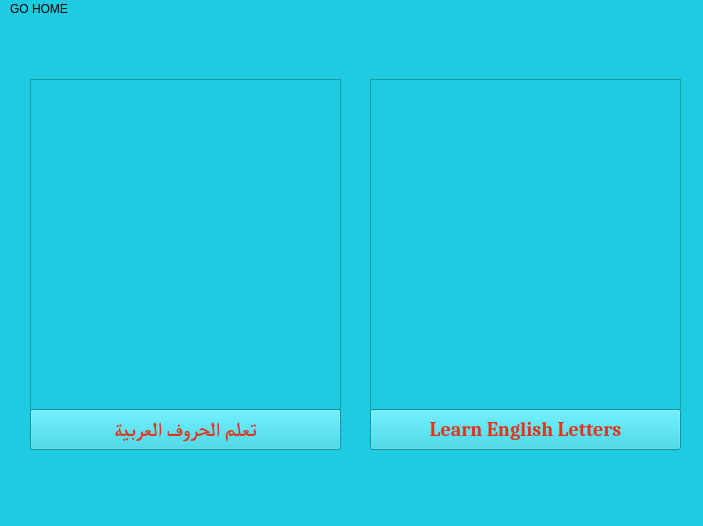
<?xml version="1.0" encoding="UTF-8"?>
<ui version="4.0">
 <class>MainWindow</class>
 <widget class="QMainWindow" name="MainWindow">
  <property name="geometry">
   <rect>
    <x>0</x>
    <y>0</y>
    <width>703</width>
    <height>526</height>
   </rect>
  </property>
  <property name="maximumSize">
   <size>
    <width>703</width>
    <height>526</height>
   </size>
  </property>
  <property name="windowTitle">
   <string>MainWindow</string>
  </property>
  <property name="styleSheet">
   <string notr="true">background-color: #1ecbe1 </string>
  </property>
  <widget class="QWidget" name="centralwidget">
   <widget class="QLabel" name="label_2">
    <property name="geometry">
     <rect>
      <x>30</x>
      <y>60</y>
      <width>311</width>
      <height>331</height>
     </rect>
    </property>
    <property name="autoFillBackground">
     <bool>false</bool>
    </property>
    <property name="frameShape">
     <enum>QFrame::StyledPanel</enum>
    </property>
    <property name="frameShadow">
     <enum>QFrame::Plain</enum>
    </property>
    <property name="lineWidth">
     <number>2</number>
    </property>
    <property name="text">
     <string/>
    </property>
    <property name="textFormat">
     <enum>Qt::PlainText</enum>
    </property>
    <property name="pixmap">
     <pixmap>16841218225_942f1a4a72.jpg</pixmap>
    </property>
    <property name="scaledContents">
     <bool>true</bool>
    </property>
    <property name="alignment">
     <set>Qt::AlignCenter</set>
    </property>
    <property name="wordWrap">
     <bool>true</bool>
    </property>
    <property name="openExternalLinks">
     <bool>false</bool>
    </property>
   </widget>
   <widget class="QPushButton" name="Tom_2">
    <property name="geometry">
     <rect>
      <x>30</x>
      <y>390</y>
      <width>311</width>
      <height>41</height>
     </rect>
    </property>
    <property name="font">
     <font>
      <family>Cambria</family>
      <pointsize>15</pointsize>
      <weight>75</weight>
      <bold>true</bold>
     </font>
    </property>
    <property name="styleSheet">
     <string notr="true">background-color: #1ECBE1;
color: #E1341E</string>
    </property>
    <property name="text">
     <string>تعلم الحروف العربية</string>
    </property>
   </widget>
   <widget class="QLabel" name="label_3">
    <property name="geometry">
     <rect>
      <x>370</x>
      <y>60</y>
      <width>311</width>
      <height>331</height>
     </rect>
    </property>
    <property name="autoFillBackground">
     <bool>false</bool>
    </property>
    <property name="frameShape">
     <enum>QFrame::StyledPanel</enum>
    </property>
    <property name="frameShadow">
     <enum>QFrame::Plain</enum>
    </property>
    <property name="lineWidth">
     <number>2</number>
    </property>
    <property name="text">
     <string/>
    </property>
    <property name="textFormat">
     <enum>Qt::PlainText</enum>
    </property>
    <property name="pixmap">
     <pixmap>maxresdefault.jpg</pixmap>
    </property>
    <property name="scaledContents">
     <bool>true</bool>
    </property>
    <property name="alignment">
     <set>Qt::AlignCenter</set>
    </property>
    <property name="wordWrap">
     <bool>true</bool>
    </property>
    <property name="openExternalLinks">
     <bool>false</bool>
    </property>
   </widget>
   <widget class="QPushButton" name="Tom_3">
    <property name="geometry">
     <rect>
      <x>370</x>
      <y>390</y>
      <width>311</width>
      <height>41</height>
     </rect>
    </property>
    <property name="font">
     <font>
      <family>Cambria</family>
      <pointsize>15</pointsize>
      <weight>75</weight>
      <bold>true</bold>
     </font>
    </property>
    <property name="styleSheet">
     <string notr="true">background-color: #1ECBE1;
color: #E1341E</string>
    </property>
    <property name="text">
     <string>Learn English Letters</string>
    </property>
   </widget>
  </widget>
  <widget class="QMenuBar" name="menubar">
   <property name="geometry">
    <rect>
     <x>0</x>
     <y>0</y>
     <width>703</width>
     <height>21</height>
    </rect>
   </property>
   <widget class="QMenu" name="menuGO_BACK">
    <property name="title">
     <string>GO HOME</string>
    </property>
   </widget>
   <addaction name="menuGO_BACK"/>
  </widget>
  <widget class="QStatusBar" name="statusbar"/>
 </widget>
 <resources/>
 <connections/>
</ui>
